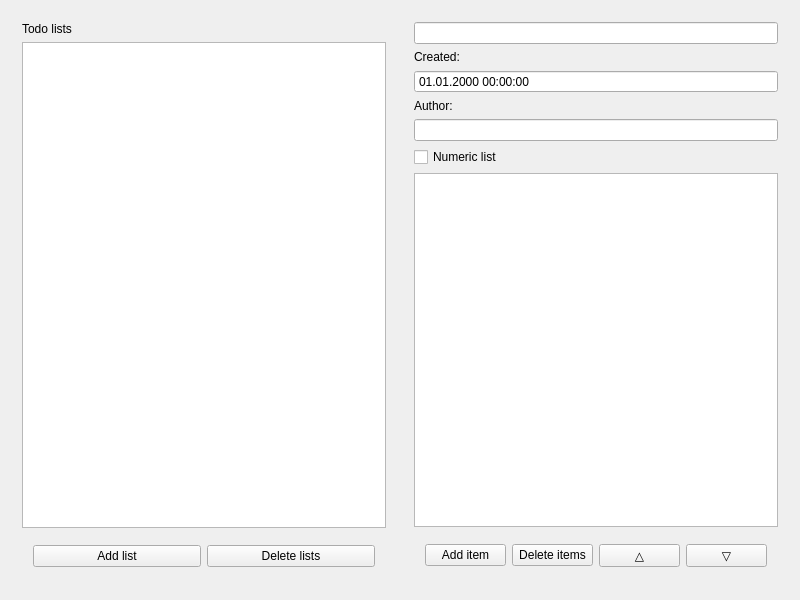
<?xml version="1.0" encoding="UTF-8"?>
<ui version="4.0">
 <class>MainWindow</class>
 <widget class="QMainWindow" name="MainWindow">
  <property name="geometry">
   <rect>
    <x>0</x>
    <y>0</y>
    <width>800</width>
    <height>600</height>
   </rect>
  </property>
  <property name="windowTitle">
   <string>MainWindow</string>
  </property>
  <widget class="QWidget" name="centralWidget">
   <layout class="QHBoxLayout" name="horizontalLayout_3">
    <item>
     <widget class="QWidget" name="left_widget" native="true">
      <layout class="QVBoxLayout" name="verticalLayout">
       <item>
        <widget class="QLabel" name="todo_lists">
         <property name="text">
          <string>Todo lists</string>
         </property>
        </widget>
       </item>
       <item>
        <widget class="QListWidget" name="listWidget">
         <property name="selectionMode">
          <enum>QAbstractItemView::ExtendedSelection</enum>
         </property>
         <property name="isWrapping" stdset="0">
          <bool>false</bool>
         </property>
         <property name="resizeMode">
          <enum>QListView::Fixed</enum>
         </property>
        </widget>
       </item>
       <item>
        <widget class="QWidget" name="buttons_widget" native="true">
         <layout class="QHBoxLayout" name="horizontalLayout_2">
          <item>
           <widget class="QPushButton" name="addList">
            <property name="text">
             <string>Add list</string>
            </property>
           </widget>
          </item>
          <item>
           <widget class="QPushButton" name="deleteList">
            <property name="text">
             <string>Delete lists</string>
            </property>
           </widget>
          </item>
         </layout>
        </widget>
       </item>
      </layout>
     </widget>
    </item>
    <item>
     <widget class="QWidget" name="right_widget" native="true">
      <layout class="QVBoxLayout" name="verticalLayout_2">
       <item>
        <widget class="QLineEdit" name="header"/>
       </item>
       <item>
        <widget class="QLabel" name="lable_created">
         <property name="text">
          <string>Created:</string>
         </property>
        </widget>
       </item>
       <item>
        <widget class="QDateTimeEdit" name="created">
         <property name="enabled">
          <bool>true</bool>
         </property>
         <property name="readOnly">
          <bool>false</bool>
         </property>
         <property name="buttonSymbols">
          <enum>QAbstractSpinBox::NoButtons</enum>
         </property>
         <property name="specialValueText">
          <string/>
         </property>
         <property name="dateTime">
          <datetime>
           <hour>0</hour>
           <minute>0</minute>
           <second>0</second>
           <year>2000</year>
           <month>1</month>
           <day>1</day>
          </datetime>
         </property>
         <property name="displayFormat">
          <string>dd.MM.yyyy HH:mm:ss</string>
         </property>
        </widget>
       </item>
       <item>
        <widget class="QLabel" name="label_author">
         <property name="text">
          <string>Author:</string>
         </property>
        </widget>
       </item>
       <item>
        <widget class="QLineEdit" name="author"/>
       </item>
       <item>
        <widget class="QCheckBox" name="isNumericList">
         <property name="text">
          <string>Numeric list</string>
         </property>
        </widget>
       </item>
       <item>
        <widget class="QTableWidget" name="tableWidget">
         <property name="sortingEnabled">
          <bool>false</bool>
         </property>
         <attribute name="horizontalHeaderVisible">
          <bool>false</bool>
         </attribute>
         <attribute name="verticalHeaderVisible">
          <bool>true</bool>
         </attribute>
         <column>
          <property name="text">
           <string>body</string>
          </property>
         </column>
         <column>
          <property name="text">
           <string>status</string>
          </property>
         </column>
        </widget>
       </item>
       <item>
        <widget class="QWidget" name="buttons_widget_2" native="true">
         <layout class="QHBoxLayout" name="horizontalLayout">
          <item>
           <widget class="QPushButton" name="addItem">
            <property name="text">
             <string>Add item</string>
            </property>
           </widget>
          </item>
          <item>
           <widget class="QPushButton" name="deleteItem">
            <property name="text">
             <string>Delete items</string>
            </property>
           </widget>
          </item>
          <item>
           <widget class="QPushButton" name="itemUp">
            <property name="text">
             <string>△</string>
            </property>
           </widget>
          </item>
          <item>
           <widget class="QPushButton" name="itemDown">
            <property name="text">
             <string>▽</string>
            </property>
           </widget>
          </item>
         </layout>
        </widget>
       </item>
      </layout>
     </widget>
    </item>
   </layout>
  </widget>
 </widget>
 <layoutdefault spacing="6" margin="11"/>
 <resources/>
 <connections/>
</ui>
